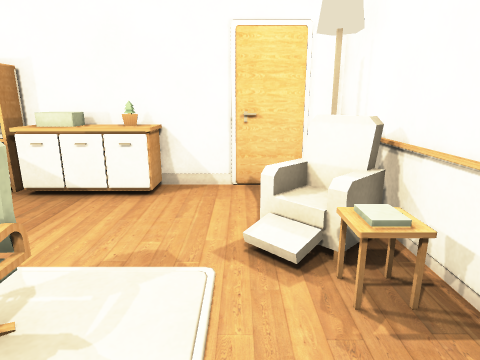
[1] (above)

12 first-person views from a walk through a scene from a Unity 3-D project. The camera is 1.2 m above the floor, tilts 14° down and sees 75° across. The floor is counted in squares, 0.5 m on a side. Each view is taken from the middle of a square. On the plan, view 1 faces up. The plan holds only what a view shows up to about 19 squares ahead; the rest is blank.

[2]
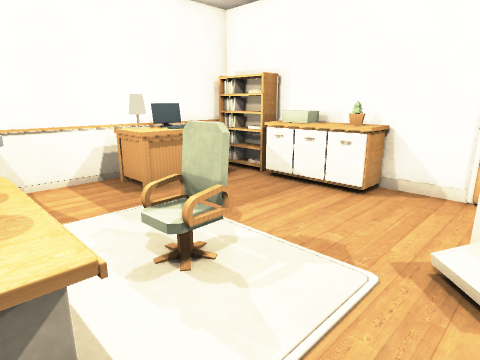

[3]
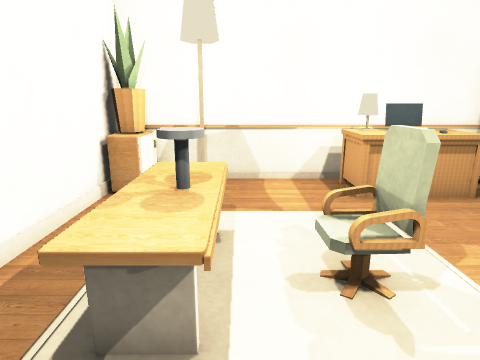

[4]
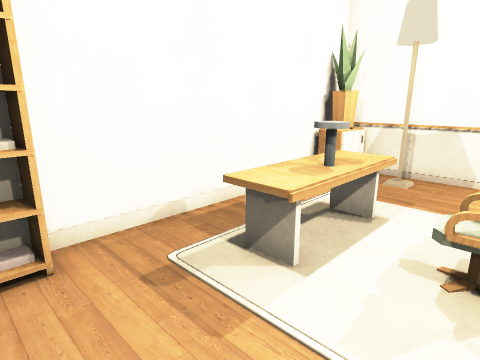

[5]
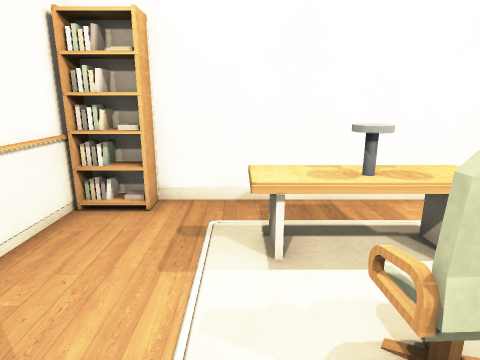

[6]
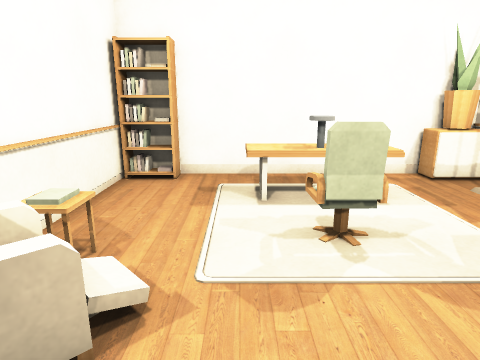

[7]
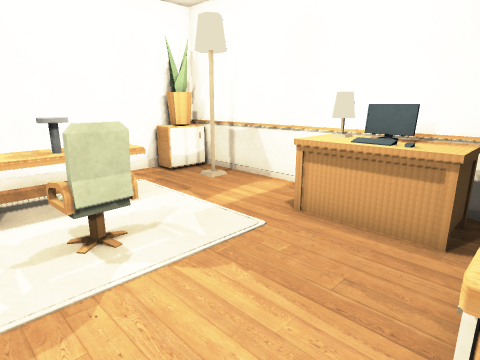

[8]
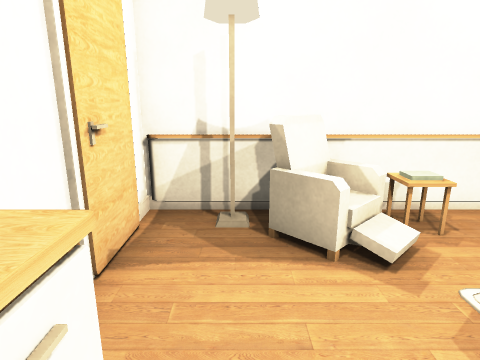

[9]
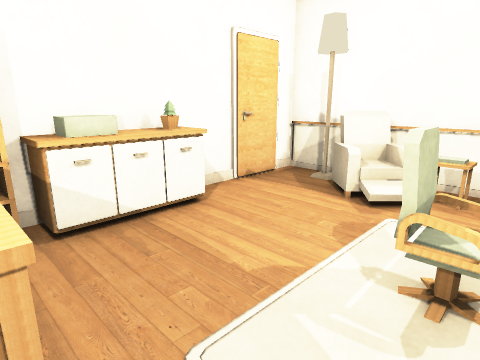

[10]
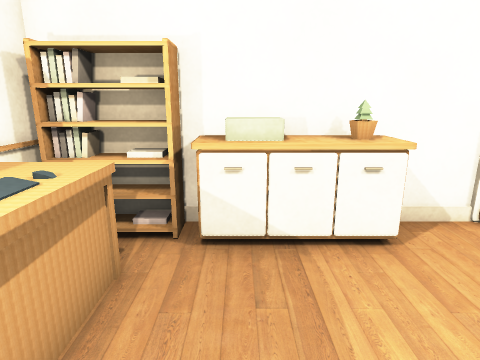

[11]
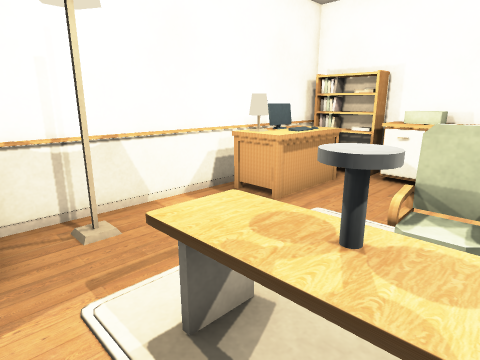

[12]
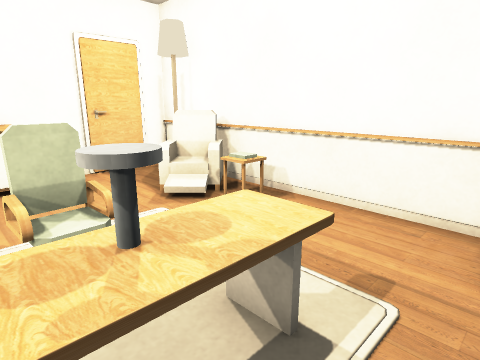

### Floor plan
Points are (right, up) in squares from view 1. A wall is a line through its corners. A room is listed if a view was taken in it or the views show most of it. See-through windows are left out.
Room 1 (views 1, 2, 3, 4, 5, 6, 7, 8, 9, 10, 11, 12)
walls: (-5.4, 9.1) (-6.2, 9.1); (0.2, 9) (-0.3, 9); (2.9, -2.2) (2.9, 9.1) (-2.6, 9.1); (-8.9, 9.1) (-8.9, -2.6) (1.1, -2.6)
low walls: (-4.3, 0.5) (-4.3, -0.5); (-1.5, 0.5) (-1.5, -0.6) (-2.6, -0.6); (-3.4, -0.6) (-4.5, -0.6); (-1.7, -0.5) (-1.7, 0.5); (-7.5, -1.6) (-7.1, -1.6) (-7.1, -2.5)
objects: other object (-8, 4) to (-7, 7); other object (-8, 6); other object (-8, 8) to (-6, 9); other object (-5, -1) to (-1, 1); other object (-5, 8) to (-2, 9); other object (-4, 3); other object (-3, 0); other object (-3, 3) to (-2, 3); other object (-3, 8); other object (1, -2) to (2, -2); other object (1, 5) to (2, 6)

Where each view was taken, in squares from view 1:
view 1: 0 up, 0 right, facing up
view 2: 0 up, 1 right, facing up-left
view 3: 1 up, 1 right, facing left
view 4: 3 up, 2 right, facing down-left
view 5: 5 up, 1 left, facing down
view 6: 8 up, 1 left, facing down
view 7: 8 up, 1 left, facing down-left
view 8: 7 up, 4 left, facing right
view 9: 2 up, 7 left, facing up-right
view 10: 3 up, 5 left, facing up
view 11: 2 down, 2 left, facing up-left
view 12: 2 down, 4 left, facing up-right
